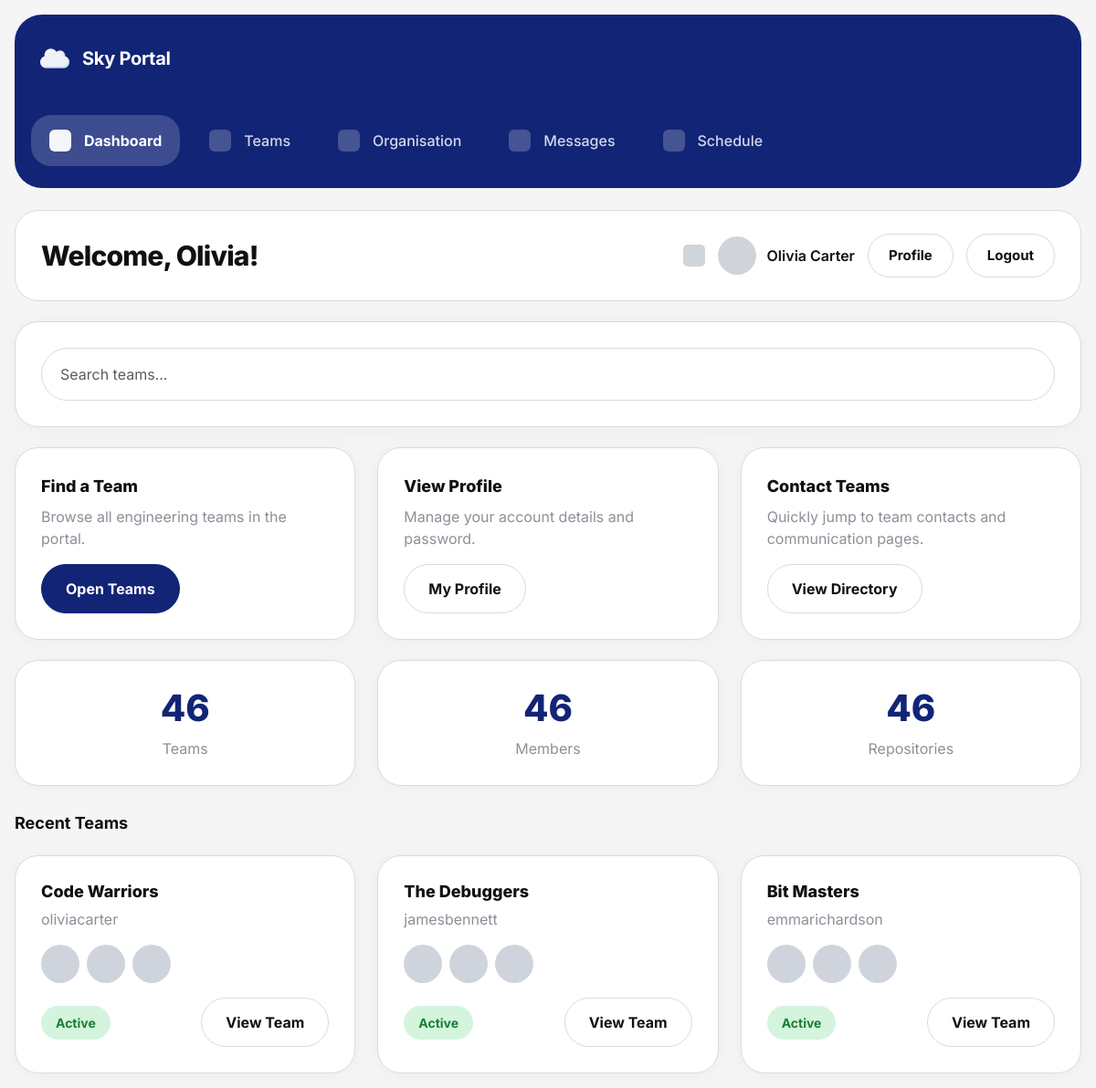
The page /teams/dashboard/ (signed in) on the database its author committed.
### organisation/models.py (models this page shows, shortened)
class Team(models.Model):
    STATUS_CHOICES = [
        ('active', 'Active'),
        ('restructured', 'Restructured'),
        ('disbanded', 'Disbanded'),
    ]
    name = models.CharField(max_length=100, unique=True)
    description = models.TextField(blank=True)
    purpose = models.TextField(blank=True)
    department = models.ForeignKey(
        Department,
        on_delete=models.SET_NULL,
        null=True,
        blank=True,
        related_name='teams'
    )
    team_type = models.ForeignKey(
        TeamType,
        on_delete=models.SET_NULL,
        null=True,
        blank=True,
        related_name='teams'
    )
    manager = models.ForeignKey(
        User,
        on_delete=models.SET_NULL,
        null=True,
        blank=True,
        related_name='managed_teams'
    )
    members = models.ManyToManyField(
        User,
        related_name='teams',
        blank=True
    )
    slack_channel = models.CharField(max_length=100, blank=True)
    email = models.EmailField(blank=True)
    code_repository = models.URLField(blank=True)
    status = models.CharField(max_length=20, choices=STATUS_CHOICES, default='active')
    created_at = models.DateTimeField(auto_now_add=True)
    updated_at = models.DateTimeField(auto_now=True)

### teams/views.py (the view)
# urls.py: path("dashboard/", views.dashboard, name="dashboard"),
@login_required
def dashboard(request):
    teams = Team.objects.all()
    recent_teams = Team.objects.all()[:3]
    team_count = teams.count()
    member_count = sum(team.members.count() for team in teams)
    repo_count = sum(1 for team in teams if team.code_repository)
    return render(request, "dashboard.html", {
        "recent_teams": recent_teams,
        "team_count": team_count,
        "member_count": member_count,
        "repo_count": repo_count,
    })

### templates/dashboard.html (shortened to what this page needs)
{% extends "base.html" %}
{% block nav_dashboard %}active{% endblock %}
{% block page_heading %}Welcome, {{ user.first_name|default:user.username }}!{% endblock %}
{% block content %}
<div class="panel-card">
    <div class="card-body">
        <form method="get" action="{% url 'team_list' %}">
            <input
                type="text"
                name="q"
                class="form-control sky-search-input"
                placeholder="Search teams..."
            >
        </form>
    </div>
</div>
<div class="row g-4">
    <div class="col-md-4">
        <div class="panel-card quick-action-card">
            <div class="card-body">
                <div class="quick-action-title mb-2">Find a Team</div>
                <p class="page-subtitle mb-3">Browse all engineering teams in the portal.</p>
                <a href="{% url 'team_list' %}" class="btn btn-sky-primary">Open Teams</a>
            </div>
        </div>
    </div>
    <div class="col-md-4">
        <div class="panel-card quick-action-card">
            <div class="card-body">
                <div class="quick-action-title mb-2">View Profile</div>
                <p class="page-subtitle mb-3">Manage your account details and password.</p>
                <a href="{% url 'profile' %}" class="btn btn-sky-secondary">My Profile</a>
            </div>
        </div>
    </div>
    <div class="col-md-4">
        <div class="panel-card quick-action-card">
            <div class="card-body">
                <div class="quick-action-title mb-2">Contact Teams</div>
                <p class="page-subtitle mb-3">Quickly jump to team contacts and communication pages.</p>
                <a href="{% url 'team_list' %}" class="btn btn-sky-outline">View Directory</a>
            </div>
        </div>
    </div>
</div>
<div class="row g-4">
    <div class="col-md-4">
        <div class="panel-card">
            <div class="card-body text-center">
                <h2 style="font-size: 2.5rem; font-weight: 800; margin-bottom: 8px; color: var(--primary);">
                    {{ team_count }}
                </h2>
                <p class="page-subtitle mb-0">Teams</p>
            </div>
        </div>
    </div>
    <div class="col-md-4">
        <div class="panel-card">
            <div class="card-body text-center">
                <h2 style="font-size: 2.5rem; font-weight: 800; margin-bottom: 8px; color: var(--primary);">
                    {{ member_count }}
                </h2>
                <p class="page-subtitle mb-0">Members</p>
            </div>
        </div>
    </div>
    <div class="col-md-4">
        <div class="panel-card">
            <div class="card-body text-center">
                <h2 style="font-size: 2.5rem; font-weight: 800; margin-bottom: 8px; color: var(--primary);">
                    {{ repo_count }}
                </h2>
                <p class="page-subtitle mb-0">Repositories</p>
            </div>
        </div>
    </div>
</div>
<div class="pt-2">
    <h2 class="sky-section-title mb-4">Recent Teams</h2>
    <div class="row g-4">
        {% for team in recent_teams %}
            <div class="col-lg-4 col-md-6">
                <div class="panel-card h-100">
                    <div class="card-body">
                        <h3 class="quick-action-title mb-2">{{ team.name }}</h3>
                        <p class="page-subtitle mb-3">
                            {{ team.manager.username|default:"No manager assigned" }}
                        </p>
                        <div class="d-flex gap-2 mb-3">
                            <div class="top-shell-avatar" style="width: 42px; height: 42px;"></div>
                            <div class="top-shell-avatar" style="width: 42px; height: 42px;"></div>
                            <div class="top-shell-avatar" style="width: 42px; height: 42px;"></div>
                        </div>
                        <div class="d-flex justify-content-between align-items-center flex-wrap gap-2">
                            <span class="sky-badge sky-badge-active">{{ team.get_status_display }}</span>
                            <a href="{% url 'team_detail' team.id %}" class="btn btn-sky-secondary">
                                View Team
                            </a>
                        </div>
                    </div>
                </div>
            </div>
        {% endfor %}
    </div>
</div>
{% endblock %}

### templates/base.html (shortened to what this page needs)
<!doctype html>
<html lang="en">
  <head>
    {% load static %}
    <link
      href="https://cdn.jsdelivr.net/npm/bootstrap@5.3.3/dist/css/bootstrap.min.css"
      rel="stylesheet"
    />
    <link href="{% static 'css/styles.css' %}" rel="stylesheet" />
  </head>
  <body>
    {% block fullpage %}
    <div class="app-layout">
      <aside class="app-sidebar">
        <div class="app-sidebar-inner">
          <div class="sidebar-brand">
            <div class="top-shell-brand d-flex align-items-center gap-2">
              <img
                src="{% static 'images/cloud.png' %}"
                alt="Sky Logo"
                style="height: 32px"
              />
            </div>
            <div class="sidebar-brand-text">Sky Portal</div>
          </div>
          <nav class="sidebar-nav">
            <a
              href="{% url 'dashboard' %}"
              class="sidebar-link {% block nav_dashboard %}{% endblock %}"
            >
              <span class="sidebar-link-icon"></span>
              <span>Dashboard</span>
            </a>
            <a
              href="{% url 'team_list' %}"
              class="sidebar-link {% block nav_teams %}{% endblock %}"
            >
              <span class="sidebar-link-icon"></span>
              <span>Teams</span>
            </a>
            <a href="#" class="sidebar-link">
              <span class="sidebar-link-icon"></span>
              <span>Organisation</span>
            </a>
            <a href="#" class="sidebar-link">
              <span class="sidebar-link-icon"></span>
              <span>Messages</span>
            </a>
            <a
              href="{% url 'schedule_home' %}"
              class="sidebar-link {% block nav_schedule %}{% endblock %}"
            >
              <span class="sidebar-link-icon"></span>
              <span>Schedule</span>
            </a>
          </nav>
        </div>
      </aside>
      <div class="app-main">
        <header class="top-shell">
          <div class="top-shell-title-wrap">
            <h1 class="top-shell-title">
              {% block page_heading %}Sky Portal{% endblock %}
            </h1>
          </div>
          <div class="top-shell-right">
            <div class="top-shell-square"></div>
            {% if user.is_authenticated %}
            <div class="top-shell-profile">
              <div class="top-shell-avatar"></div>
              <span class="top-shell-username"
                >{{ user.get_full_name|default:user.username }}</span
              >
            </div>
            <a href="{% url 'profile' %}" class="top-shell-pill-link"
              >Profile</a
            >
            <form method="post" action="{% url 'logout' %}" class="mb-0">
              <button
                type="submit"
                class="top-shell-pill-link top-shell-pill-light"
              >
                Logout
              </button>
            </form>
            {% endif %}
          </div>
        </header>
        <main class="page-content">{% block content %}{% endblock %}</main>
      </div>
    </div>
    {% endblock %}
  </body>
</html>

### rows shown on the page
Team: name "Code Warriors", manager.username "oliviacarter", status "Active"
Team: name "The Debuggers", manager.username "jamesbennett", status "Active"
Team: name "Bit Masters", manager.username "emmarichardson", status "Active"

### other values the page prints
{{ user.first_name|default:user.username }} "Olivia"
{{ user.get_full_name|default:user.username }} "Olivia Carter"
{{ team_count }} "46"
{{ member_count }} "46"
{{ repo_count }} "46"
